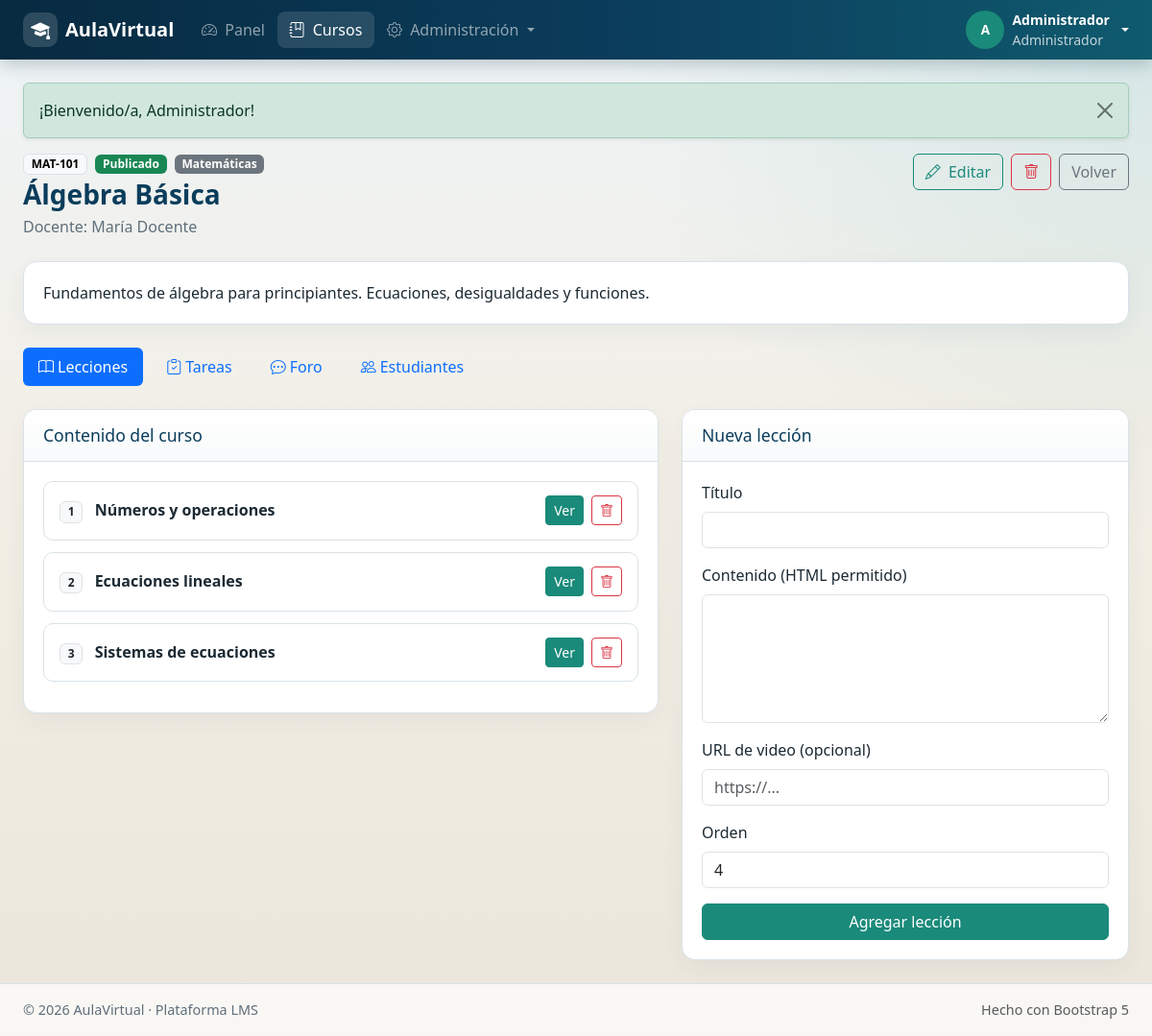
Screenshot of /curso.php?id=1 (signed in) with the database file from the repository.
### tables this page shows
CREATE TABLE courses (
    id INT AUTO_INCREMENT PRIMARY KEY,
    category_id INT DEFAULT NULL,
    teacher_id INT NOT NULL,
    title VARCHAR(200) NOT NULL,
    code VARCHAR(30) NOT NULL UNIQUE,
    description TEXT DEFAULT NULL,
    image VARCHAR(255) DEFAULT NULL,
    status ENUM('draft','published','archived') NOT NULL DEFAULT 'draft',
    created_at TIMESTAMP DEFAULT CURRENT_TIMESTAMP,
    FOREIGN KEY (category_id) REFERENCES categories(id) ON DELETE SET NULL,
    FOREIGN KEY (teacher_id) REFERENCES users(id) ON DELETE CASCADE
);

CREATE TABLE categories (
    id INT AUTO_INCREMENT PRIMARY KEY,
    name VARCHAR(100) NOT NULL,
    description TEXT DEFAULT NULL,
    created_at TIMESTAMP DEFAULT CURRENT_TIMESTAMP
);

CREATE TABLE users (
    id INT AUTO_INCREMENT PRIMARY KEY,
    name VARCHAR(120) NOT NULL,
    email VARCHAR(150) NOT NULL UNIQUE,
    password VARCHAR(255) NOT NULL,
    role ENUM('admin','teacher','student') NOT NULL DEFAULT 'student',
    avatar VARCHAR(255) DEFAULT NULL,
    bio TEXT DEFAULT NULL,
    status TINYINT(1) NOT NULL DEFAULT 1,
    created_at TIMESTAMP DEFAULT CURRENT_TIMESTAMP
);

CREATE TABLE lessons (
    id INT AUTO_INCREMENT PRIMARY KEY,
    course_id INT NOT NULL,
    title VARCHAR(200) NOT NULL,
    content LONGTEXT DEFAULT NULL,
    video_url VARCHAR(500) DEFAULT NULL,
    attachment VARCHAR(255) DEFAULT NULL,
    sort_order INT NOT NULL DEFAULT 0,
    is_published TINYINT(1) NOT NULL DEFAULT 1,
    created_at TIMESTAMP DEFAULT CURRENT_TIMESTAMP,
    FOREIGN KEY (course_id) REFERENCES courses(id) ON DELETE CASCADE
);

### config/base_datos.php (called while the page is built, shortened)
<?php
class BaseDatos
{
    private static ?PDO $instancia = null;
    public static function obtenerConexion(): PDO
    {
        if (self::$instancia === null) {
            $dsn = 'mysql:host=' . BD_HOST . ';dbname=' . BD_NOMBRE . ';charset=' . BD_CHARSET;
            self::$instancia = new PDO($dsn, BD_USUARIO, BD_CLAVE, [
                PDO::ATTR_ERRMODE => PDO::ERRMODE_EXCEPTION,
                PDO::ATTR_DEFAULT_FETCH_MODE => PDO::FETCH_ASSOC,
                PDO::ATTR_EMULATE_PREPARES => false,
            ]);
        }
        return self::$instancia;
    }
}
function bd(): PDO
{
    return BaseDatos::obtenerConexion();
}

### curso.php (the view, shortened to what this page needs)
<?php
require_once __DIR__ . '/includes/funciones.php';
$usuario = usuario_actual();
$id = (int) ($_GET['id'] ?? 0);
$curso = obtener_curso($id);
$esPropietario = $usuario['role'] === 'admin' || ($usuario['role'] === 'teacher' && (int) $curso['teacher_id'] === (int) $usuario['id']);
$pestaña = $_GET['pestaña'] ?? 'lecciones';
$lecciones = bd()->prepare('SELECT * FROM lessons WHERE course_id = ? ORDER BY sort_order, id');
$lecciones->execute([$id]);
$lecciones = $lecciones->fetchAll();
require_once __DIR__ . '/includes/encabezado.php';
?>
<div class="page-header">
    <div>
        <div class="d-flex align-items-center gap-2 mb-1 flex-wrap">
            <span class="badge text-bg-light border"><?= escapar($curso['code']) ?></span>
            <?= insignia_estado($curso['status']) ?>
            <?php if ($curso['category_name']): ?><span class="badge bg-secondary"><?= escapar($curso['category_name']) ?></span><?php endif; ?>
        </div>
        <h1><?= escapar($curso['title']) ?></h1>
        <p class="subtitle mb-0">Docente: <?= escapar($curso['teacher_name']) ?></p>
    </div>
    <div class="d-flex gap-2 flex-wrap">
        <?php if ($esPropietario): ?>
            <a href="<?= URL_APP ?>/curso-formulario.php?id=<?= $id ?>" class="btn btn-outline-primary"><i class="bi bi-pencil me-1"></i> Editar</a>
            <form method="post" class="d-inline" onsubmit="return confirm('¿Eliminar este curso y todo su contenido?');">
                <button class="btn btn-outline-danger" type="submit"><i class="bi bi-trash"></i></button>
            </form>
        <?php endif; ?>
        <a href="<?= URL_APP ?>/cursos.php" class="btn btn-outline-secondary">Volver</a>
    </div>
</div>
<?php if ($curso['description']): ?>
<div class="panel mb-4"><div class="panel-body"><?= nl2br(escapar($curso['description'])) ?></div></div>
<?php endif; ?>
<ul class="nav nav-pills gap-2 mb-4 flex-wrap">
    <?php
    $pestañas = [
        'lecciones' => ['Lecciones', 'bi-book'],
        'tareas' => ['Tareas', 'bi-clipboard-check'],
        'foro' => ['Foro', 'bi-chat-dots'],
    ];
    if ($esPropietario) {
        $pestañas['estudiantes'] = ['Estudiantes', 'bi-people'];
    }
    foreach ($pestañas as $key => [$label, $icon]):
    ?>
    <li class="nav-item">
        <a class="nav-link <?= $pestaña === $key ? 'active' : '' ?>" href="?id=<?= $id ?>&pestaña=<?= $key ?>">
            <i class="bi <?= $icon ?> me-1"></i><?= $label ?>
        </a>
    </li>
    <?php endforeach; ?>
</ul>
<?php if ($pestaña === 'lecciones'): ?>
<div class="row g-4">
    <div class="col-lg-<?= $esPropietario ? '7' : '12' ?>">
        <div class="panel">
            <div class="panel-header"><h2>Contenido del curso</h2></div>
            <div class="panel-body">
                <?php if (!$lecciones): ?>
                    <div class="empty-state"><i class="bi bi-journal"></i><p class="mb-0">Aún no hay lecciones.</p></div>
                <?php else: ?>
                    <?php foreach ($lecciones as $i => $lesson): ?>
                        <div class="lesson-item">
                            <div>
                                <span class="badge bg-light text-dark border me-2"><?= $i + 1 ?></span>
                                <strong><?= escapar($lesson['title']) ?></strong>
                            </div>
                            <div class="d-flex gap-2">
                                <a href="<?= URL_APP ?>/leccion.php?id=<?= (int) $lesson['id'] ?>" class="btn btn-sm btn-primary">Ver</a>
                                <?php if ($esPropietario): ?>
                                <form method="post" onsubmit="return confirm('¿Eliminar lección?');">
                                    <button class="btn btn-sm btn-outline-danger" type="submit"><i class="bi bi-trash"></i></button>
                                </form>
                                <?php endif; ?>
                            </div>
                        </div>
                    <?php endforeach; ?>
                <?php endif; ?>
            </div>
        </div>
    </div>
    <?php if ($esPropietario): ?>
    <div class="col-lg-5">
        <div class="panel">
            <div class="panel-header"><h2>Nueva lección</h2></div>
            <div class="panel-body">
                <form method="post">
                    <div class="mb-3">
                        <label class="form-label">Título</label>
                        <input type="text" name="title" class="form-control" required>
                    </div>
                    <div class="mb-3">
                        <label class="form-label">Contenido (HTML permitido)</label>
                        <textarea name="content" class="form-control" rows="5"></textarea>
                    </div>
                    <div class="mb-3">
                        <label class="form-label">URL de video (opcional)</label>
                        <input type="url" name="video_url" class="form-control" placeholder="https://...">
                    </div>
                    <div class="mb-3">
                        <label class="form-label">Orden</label>
                        <input type="number" name="sort_order" class="form-control" value="<?= count($lecciones) + 1 ?>">
                    </div>
                    <button class="btn btn-primary w-100" type="submit">Agregar lección</button>
                </form>
            </div>
        </div>
    </div>
    <?php endif; ?>
</div>
<?php endif; ?>
<?php require_once __DIR__ . '/includes/pie.php'; ?>

### assets/css/style.css (style rules this page uses)
:root { --av-navy: #0b3d5c; --av-navy-dark: #072a40; --av-teal: #1a8a7a; --av-teal-light: #e6f5f2; --av-sand: #f3efe6; --av-ink: #1c2a33; --av-muted: #5f6f7a; --av-border: #d9e2e8; --av-card: #ffffff; --av-radius: 14px; }
* { box-sizing: border-box; }
body { font-family: "Segoe UI", "Trebuchet MS", Candara, sans-serif; color: var(--av-ink); background: var(--av-sand); min-height: 100vh; }
.app-body { background: radial-gradient(circle at top right, rgba(26, 138, 122, 0.12), transparent 35%), linear-gradient(180deg, #eef4f7 0%, var(--av-sand) 45%, #ebe6db 100%); }
.page-header { display: flex; flex-wrap: wrap; justify-content: space-between; align-items: flex-start; gap: 1rem; margin-bottom: 1.5rem; }
.page-header h1 { font-size: 1.75rem; font-weight: 700; margin: 0; color: var(--av-navy); }
.page-header .subtitle { color: var(--av-muted); margin: 0.25rem 0 0; }
.panel { background: var(--av-card); border: 1px solid var(--av-border); border-radius: var(--av-radius); box-shadow: 0 8px 24px rgba(11, 61, 92, 0.05); overflow: hidden; }
.panel-header { padding: 1rem 1.25rem; border-bottom: 1px solid var(--av-border); background: linear-gradient(180deg, #fff, #f8fafb); display: flex; justify-content: space-between; align-items: center; gap: 1rem; }
.panel-header h2, .panel-header h3 { margin: 0; font-size: 1.1rem; color: var(--av-navy); }
.panel-body { padding: 1.25rem; }
.btn-primary { --bs-btn-bg: var(--av-teal); --bs-btn-border-color: var(--av-teal); --bs-btn-hover-bg: #157567; --bs-btn-hover-border-color: #157567; --bs-btn-active-bg: #12685c; --bs-btn-active-border-color: #12685c; }
.btn-outline-primary { --bs-btn-color: var(--av-teal); --bs-btn-border-color: var(--av-teal); --bs-btn-hover-bg: var(--av-teal); --bs-btn-hover-border-color: var(--av-teal); --bs-btn-active-bg: #12685c; --bs-btn-active-border-color: #12685c; }
.lesson-item, .forum-item, .assignment-item { border: 1px solid var(--av-border); border-radius: 10px; padding: 0.9rem 1rem; margin-bottom: 0.75rem; background: #fff; display: flex; justify-content: space-between; align-items: center; gap: 1rem; }

### rows the page displays
courses: code "MAT-101", category.name "Matemáticas", title "Álgebra Básica", teacher.name "María Docente", description "Fundamentos de álgebra para principiantes. Ecuaciones, desigualdades y funciones."
lessons: title "Números y operaciones"
lessons: title "Ecuaciones lineales"
lessons: title "Sistemas de ecuaciones"

### other values shown
escapar(NOMBRE_APP) "AulaVirtual"
escapar(iniciales($usuario['name'])) "A"
escapar($usuario['name']) "Administrador"
escapar(etiqueta_rol($usuario['role'])) "Administrador"
escapar($mensaje['mensaje']) "¡Bienvenido/a, Administrador!"
escapar($etiqueta) "Publicado"
$label "Lecciones"
$label "Tareas"
$label "Foro"
$label "Estudiantes"
